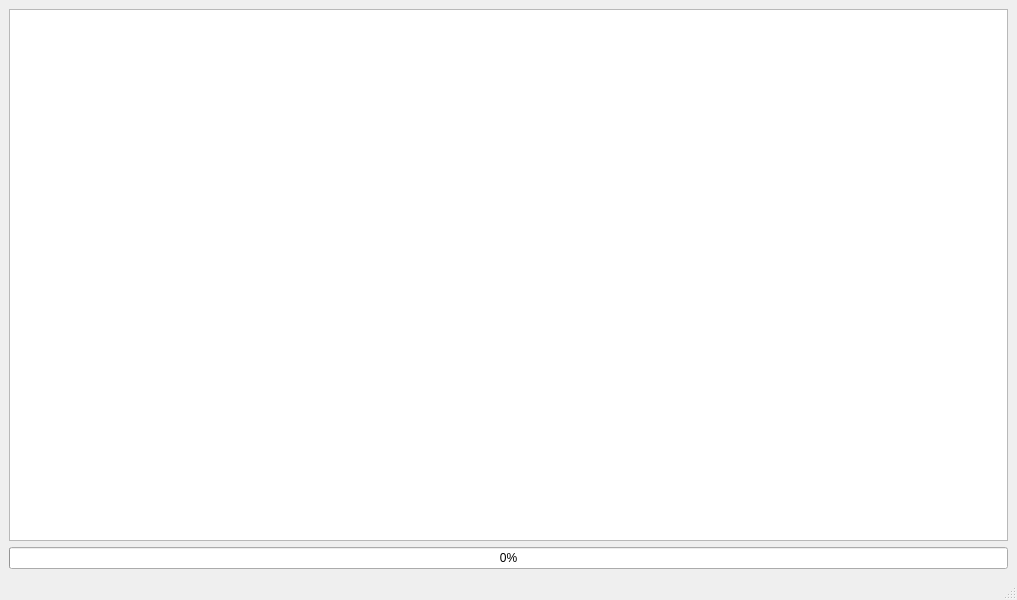
<?xml version="1.0" encoding="UTF-8"?>
<ui version="4.0">
 <class>MainWindow</class>
 <widget class="QMainWindow" name="MainWindow">
  <property name="geometry">
   <rect>
    <x>0</x>
    <y>0</y>
    <width>1017</width>
    <height>600</height>
   </rect>
  </property>
  <property name="windowTitle">
   <string>Pandas Data frame viewer</string>
  </property>
  <widget class="QWidget" name="centralwidget">
   <layout class="QGridLayout" name="gridLayout">
    <item row="0" column="0">
     <widget class="QTableWidget" name="tableWidget"/>
    </item>
    <item row="1" column="0">
     <widget class="QProgressBar" name="PBset">
      <property name="value">
       <number>0</number>
      </property>
      <property name="alignment">
       <set>Qt::AlignCenter</set>
      </property>
     </widget>
    </item>
   </layout>
  </widget>
  <widget class="QMenuBar" name="menubar">
   <property name="geometry">
    <rect>
     <x>0</x>
     <y>0</y>
     <width>1017</width>
     <height>21</height>
    </rect>
   </property>
  </widget>
  <widget class="QStatusBar" name="statusbar"/>
 </widget>
 <resources/>
 <connections/>
</ui>
